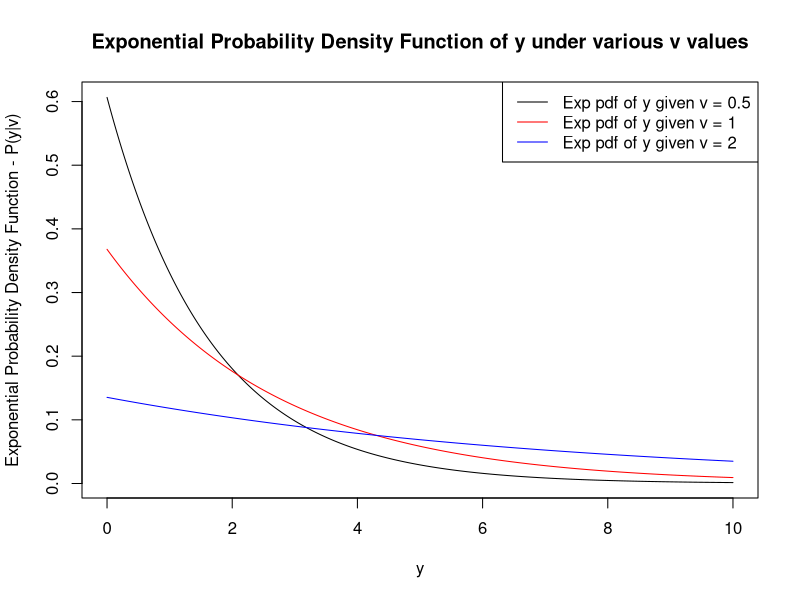

Reproduce this figure in R.
#########################################################
# R script: Part2.R
# Project: Part 2
#
# Date: 09/09/2023
# Author: Harshath Muruganantham
#
# Purpose: Answer script for Part 2
#########################################################
setwd("~/Documents/University/FIT2086/Assignment 2/")
rm(list=ls())

print("Question 1:")
covid = read.csv("covid.19.ass2.2023.csv", header = TRUE)

covid_mean = mean(covid$Recovery.Time)
print("Mean of NSW covid is:")
print(covid_mean)
covid_variance = var(covid$Recovery.Time)
print(var(covid$Recovery.Time))

t_value = qt(p=1-0.05/2, df=length(covid$Recovery.Time) - 1)
print(qt(p=1-0.05/2, df=length(covid$Recovery.Time) - 1))

print("Low CI of NSW COVID:")
print(covid_mean - t_value * (sqrt(covid_variance) / sqrt(length(covid$Recovery.Time))))
print("High CI of NSW COVID:")
print(covid_mean + t_value * (sqrt(covid_variance) / sqrt(length(covid$Recovery.Time))))

israeli_covid = read.csv("israeli.covid.19.ass2.2023.csv", header = TRUE)


iscovid_mean = mean(israeli_covid$Recovery.Time)
print(mean(israeli_covid$Recovery.Time))
iscovid_var = var(israeli_covid$Recovery.Time)
print(var(israeli_covid$Recovery.Time))

diff_mean = mean(israeli_covid$Recovery.Time) - mean(covid$Recovery.Time)
print("Difference of mean is:")
print(diff_mean)

z_value = qnorm(1-0.05/2)

print("Low CI of Difference of Mean is:")
print(diff_mean - z_value * (sqrt( (covid_variance/length(covid$Recovery.Time)) + (iscovid_var/length(israeli_covid$Recovery.Time)) )))
print("High CI of Difference of Mean is:")
print(diff_mean + z_value * (sqrt( (covid_variance/length(covid$Recovery.Time)) + (iscovid_var/length(israeli_covid$Recovery.Time)) )))

z_hypothesisTesting = (iscovid_mean - covid_mean)/(sqrt( (covid_variance/length(covid$Recovery.Time)) + (iscovid_var/length(israeli_covid$Recovery.Time)) ))
print((sqrt( (covid_variance/length(covid$Recovery.Time)) + (iscovid_var/length(israeli_covid$Recovery.Time)) )))
print((iscovid_mean - covid_mean)/(sqrt( (covid_variance/length(covid$Recovery.Time)) + (iscovid_var/length(israeli_covid$Recovery.Time)) )))

print("Hypothesis Question p-value:")
print(2 * pnorm(-z_hypothesisTesting))
2 * pnorm(-1.3814)


#Question 2
y= seq(0,10, 0.01)

v=0.5
plot(y, exp(-exp(-v)*y -v), xlab = "y", ylab = "Exponential Probability Density Function - P(y|v)", type = 'l')
v=1
lines(y, exp(-exp(-v)*y -v), col = "red")
v=2
lines(y, exp(-exp(-v)*y -v), col = "blue")
title("Exponential Probability Density Function of y under various v values")
legend("topright",c("Exp pdf of y given v = 0.5","Exp pdf of y given v = 1", "Exp pdf of y given v = 2"), lty=1, col=c("black","red", "blue"))





#Question 3
print("")
print("Question 3:")
print("Preference is:")
p_bernoulli = 80/124
print(p_bernoulli)
v_p_bernoulli = p_bernoulli*(1-p_bernoulli)
print(p_bernoulli*(1-p_bernoulli))

print("Low CI of Preference is:")
print(p_bernoulli - 1.96 * sqrt(v_p_bernoulli/124))
print("High CI of Preference is:")
print(p_bernoulli + 1.96 * sqrt(v_p_bernoulli/124))

z_value_bernoulli = (p_bernoulli - 0.5)/sqrt(0.5 * (1-0.5)/124)
(p_bernoulli - 0.5)
sqrt(0.5 * (1-0.5)/124)
(p_bernoulli - 0.5)/sqrt(0.5 * (1-0.5)/124)

print("p-value of Preference is:")
print(2 * pnorm(-abs(z_value_bernoulli)))
2*pnorm(-3.2329)

binom.test(x = 80, n = 124, p = 0.5)

thetahat_p = (80 + 83)/(124 + 100)
(80 + 83)/(124 + 100)

p_bernoulli_two = 83/100

z_twoBpop = (p_bernoulli - p_bernoulli_two)/sqrt(thetahat_p * (1 - thetahat_p) * (1/124 + 1/100))
(0.83 - 0.6452)/sqrt(0.7277 * (1 - 0.7277) * (1/124 + 1/100))


print('p-value for the two Bernoulli populations is:')
print(2 * pnorm(-abs(z_twoBpop)))

2 * pnorm(-3.0888)

